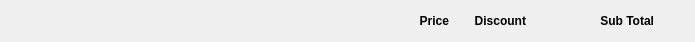
       <widget class="QWidget" name="layoutWidget_2">
        <property name="geometry">
         <rect>
          <x>30</x>
          <y>160</y>
          <width>695</width>
          <height>41</height>
         </rect>
        </property>
        <layout class="QHBoxLayout" name="horizontalLayout_17">
         <property name="spacing">
          <number>0</number>
         </property>
         <property name="sizeConstraint">
          <enum>QLayout::SetDefaultConstraint</enum>
         </property>
         <item>
          <spacer name="horizontalSpacer_37">
           <property name="orientation">
            <enum>Qt::Horizontal</enum>
           </property>
           <property name="sizeType">
            <enum>QSizePolicy::Fixed</enum>
           </property>
           <property name="sizeHint" stdset="0">
            <size>
             <width>380</width>
             <height>20</height>
            </size>
           </property>
          </spacer>
         </item>
         <item>
          <widget class="QLabel" name="lblPrice1_2">
           <property name="maximumSize">
            <size>
             <width>60</width>
             <height>50</height>
            </size>
           </property>
           <property name="text">
            <string>&lt;html&gt;&lt;head/&gt;&lt;body&gt;&lt;p&gt;&lt;span style=&quot; font-weight:600;&quot;&gt;Price&lt;/span&gt;&lt;/p&gt;&lt;/body&gt;&lt;/html&gt;</string>
           </property>
           <property name="alignment">
            <set>Qt::AlignRight|Qt::AlignTrailing|Qt::AlignVCenter</set>
           </property>
          </widget>
         </item>
         <item>
          <spacer name="horizontalSpacer_39">
           <property name="orientation">
            <enum>Qt::Horizontal</enum>
           </property>
           <property name="sizeType">
            <enum>QSizePolicy::Fixed</enum>
           </property>
           <property name="sizeHint" stdset="0">
            <size>
             <width>20</width>
             <height>20</height>
            </size>
           </property>
          </spacer>
         </item>
         <item>
          <widget class="QLabel" name="txtDiscount1_2">
           <property name="maximumSize">
            <size>
             <width>60</width>
             <height>50</height>
            </size>
           </property>
           <property name="styleSheet">
            <string notr="true"/>
           </property>
           <property name="text">
            <string>&lt;html&gt;&lt;head/&gt;&lt;body&gt;&lt;p&gt;&lt;span style=&quot; font-weight:600;&quot;&gt;Discount&lt;/span&gt;&lt;/p&gt;&lt;/body&gt;&lt;/html&gt;</string>
           </property>
           <property name="alignment">
            <set>Qt::AlignRight|Qt::AlignTrailing|Qt::AlignVCenter</set>
           </property>
          </widget>
         </item>
         <item>
          <spacer name="horizontalSpacer_40">
           <property name="orientation">
            <enum>Qt::Horizontal</enum>
           </property>
           <property name="sizeType">
            <enum>QSizePolicy::Fixed</enum>
           </property>
           <property name="sizeHint" stdset="0">
            <size>
             <width>70</width>
             <height>20</height>
            </size>
           </property>
          </spacer>
         </item>
         <item>
          <widget class="QLabel" name="lblPrice1_3">
           <property name="maximumSize">
            <size>
             <width>60</width>
             <height>50</height>
            </size>
           </property>
           <property name="text">
            <string>&lt;html&gt;&lt;head/&gt;&lt;body&gt;&lt;p&gt;&lt;span style=&quot; font-weight:600;&quot;&gt;Sub Total&lt;/span&gt;&lt;/p&gt;&lt;/body&gt;&lt;/html&gt;</string>
           </property>
           <property name="alignment">
            <set>Qt::AlignRight|Qt::AlignTrailing|Qt::AlignVCenter</set>
           </property>
          </widget>
         </item>
         <item>
          <widget class="QLabel" name="label_34">
           <property name="maximumSize">
            <size>
             <width>30</width>
             <height>50</height>
            </size>
           </property>
           <property name="text">
            <string/>
           </property>
          </widget>
         </item>
        </layout>
       </widget>
